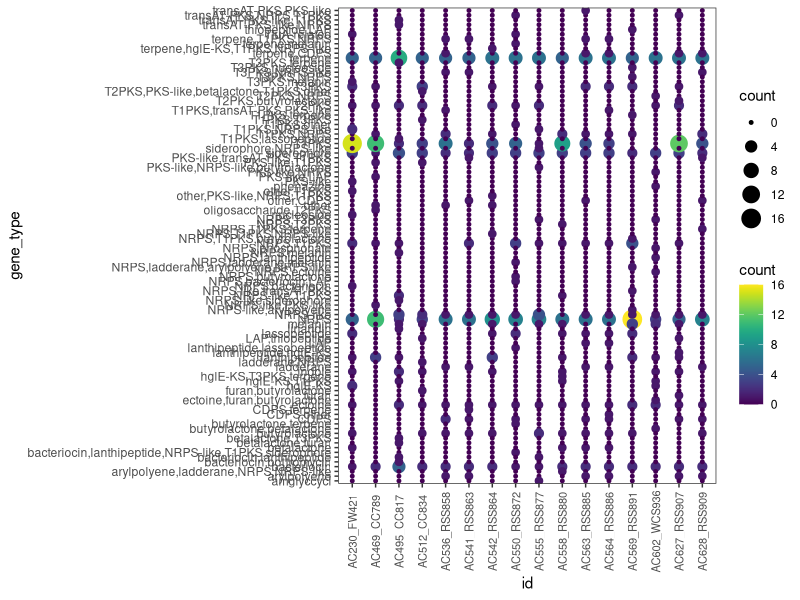
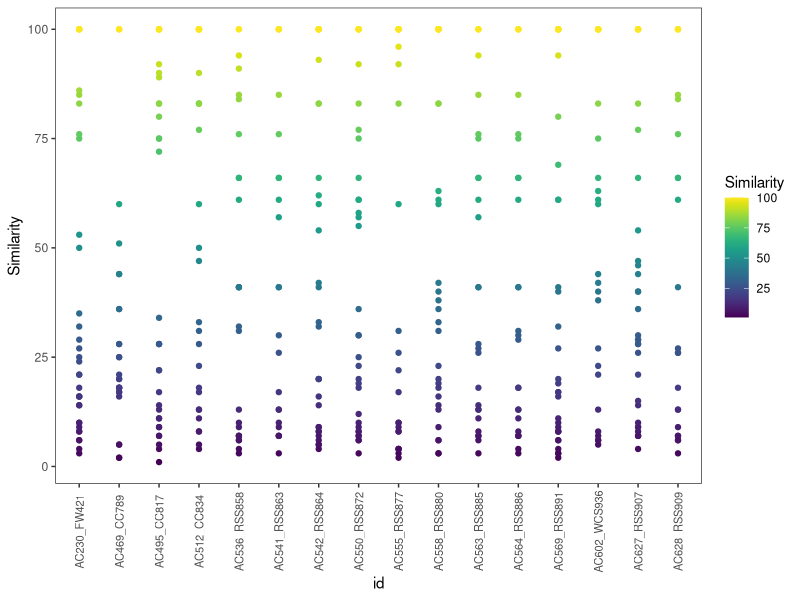

Generate these figures, in order, with R:
library(ggplot2)
library(ggthemes)
library(tidyverse)
library(viridis)

# Points at my working folder.
setwd("~/Documents/cave_bacteria_genomes/")

# This sets a global theme for all my plots. 
theme_set(theme_bw() +
            theme(
              plot.background = element_blank()
              ,panel.grid.major = element_blank()
              ,panel.grid.minor = element_blank()
              ,panel.background = element_blank()
              ,axis.text.x  = element_text(angle=90, vjust=0.5, size=8)
            ))

# Read in the long formatted antismash data
sec_meta_data <- read_delim("antismash_raw_data_2021.txt", "\t", na = c('.','-999',''))
sec_meta_data

# The putative clusters aren't informative so we remove them for plotting.
sec_meta_plot_data <- sec_meta_data %>% filter(Type != "Cf_putative") %>% 
  add_column(gene_count = 1) %>% select(id, Type, gene_count) %>% 
  pivot_wider(names_from = Type, values_from = gene_count, values_fn = sum,
              values_fill = 0)

sec_meta_plot_data  

# Plotting the data by secondary metabolite type
sec_meta_plot_data %>% pivot_longer(!id, names_to = "gene_type", values_to = "count") %>% 
  ggplot(., aes(x=id, y=gene_type, size = count, color = count)) + geom_point() +
  scale_colour_viridis(discrete = FALSE)

sec_meta_data %>% ggplot(., aes(x=id, y=Similarity, color = Similarity)) + geom_point() +
  scale_colour_viridis(discrete = FALSE)
